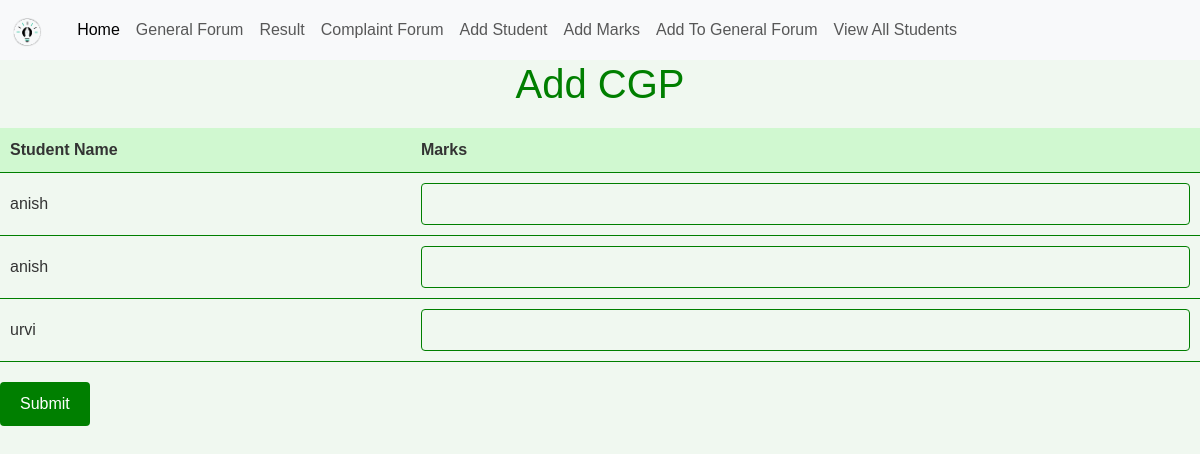
The app's page /add_marks/, older data.
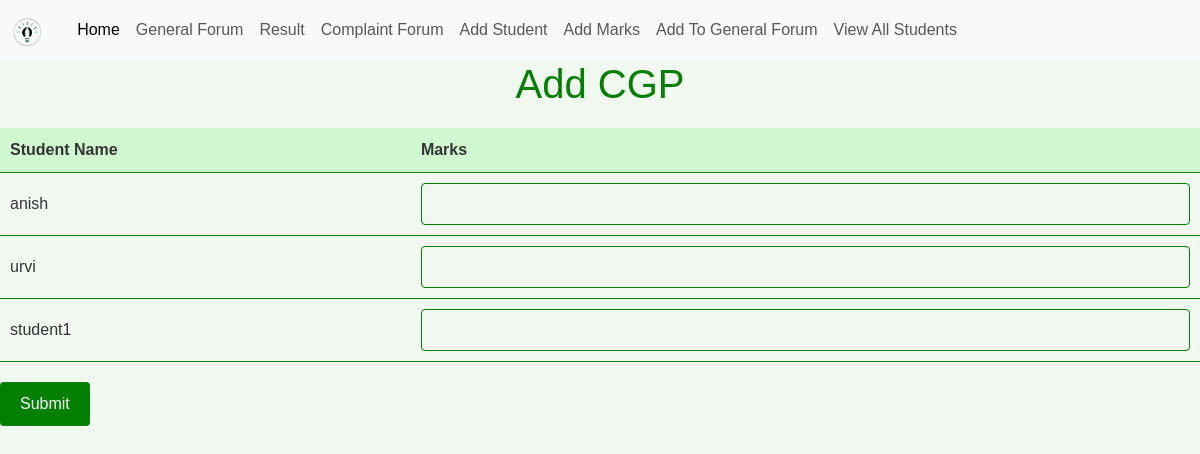
The same page, newer data.
### deptmanagementsystem/models.py (models this page shows, shortened)
class Student(models.Model):
    name = models.CharField(max_length=20)
    batchId = models.IntegerField(null=True) #batchno(1,2) + semisternumber(1-8)
    description = models.CharField(max_length = 200)

### deptmanagementsystem/views.py (the view, shortened to what this page needs)
# urls.py: path('add_marks/', add_marks, name='add-marks'),
def add_marks(request):
    students = Student.objects.all()
    return render(request, 'add_marks.html', {'students': students})

### templates/add_marks.html (shortened to what this page needs)
{% extends 'base.html' %}
{% block content %}
    <h1>Add CGP</h1>
    <form method="post" action="">
        <table>
            <thead>
                <tr>
                    <th>Student Name</th>
                    <th>Marks</th>
                </tr>
            </thead>
            <tbody>
                {% for student in students %}
                    <tr>
                        <td>{{ student.name }}</td>
                        <td><input type="text" name="marks_{{ student.id }}" required></td>
                    </tr>
                {% endfor %}
            </tbody>
        </table>
        <button type="submit">Submit</button>
    </form>
    {% endblock content %}

Row changes from the older to the newer data that the page shows:
removed Student: name "anish"
added Student: name "student1"
